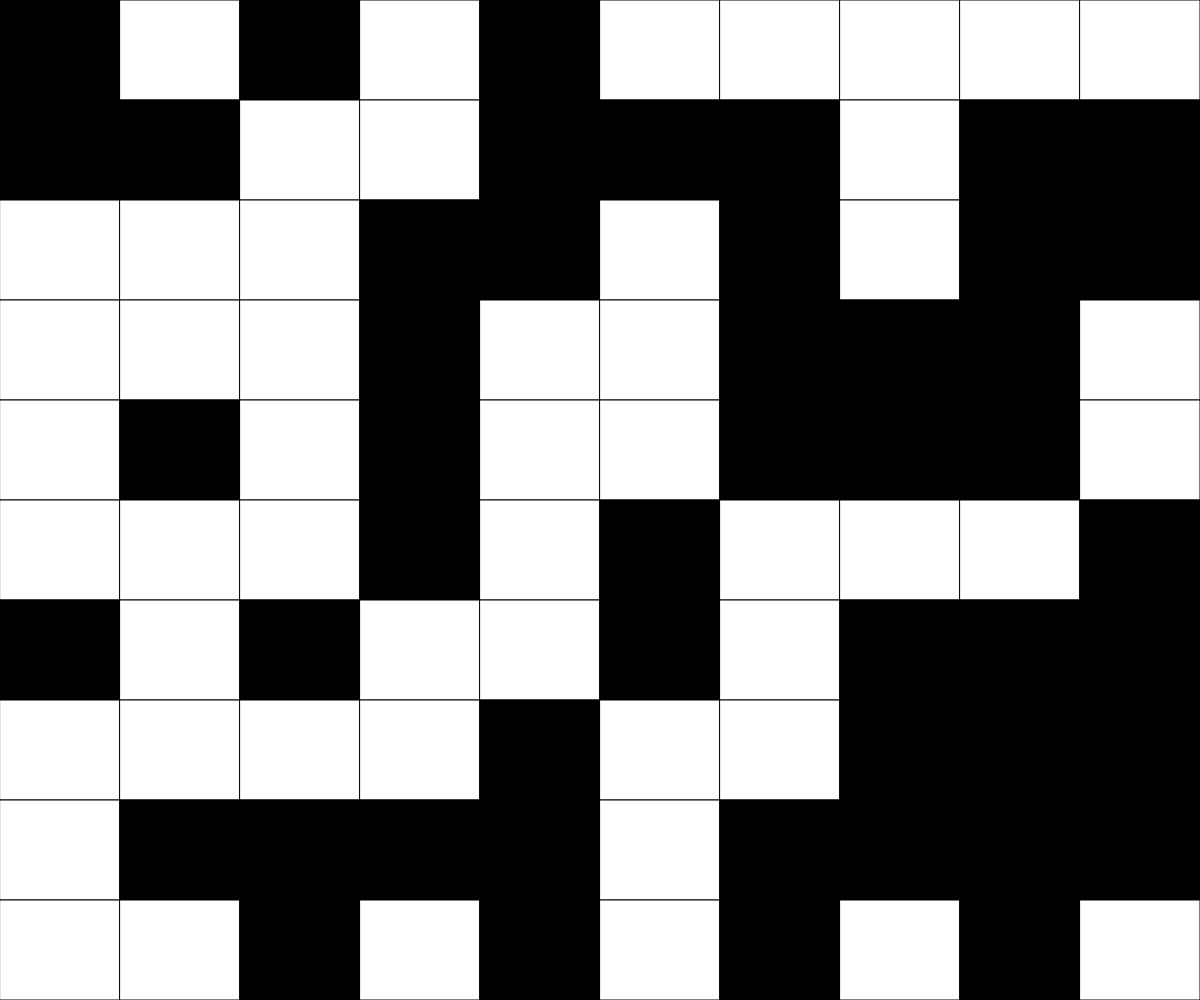
Frame 1 (no input)
Frame 60 (no input): identical to frame 1, image omitted
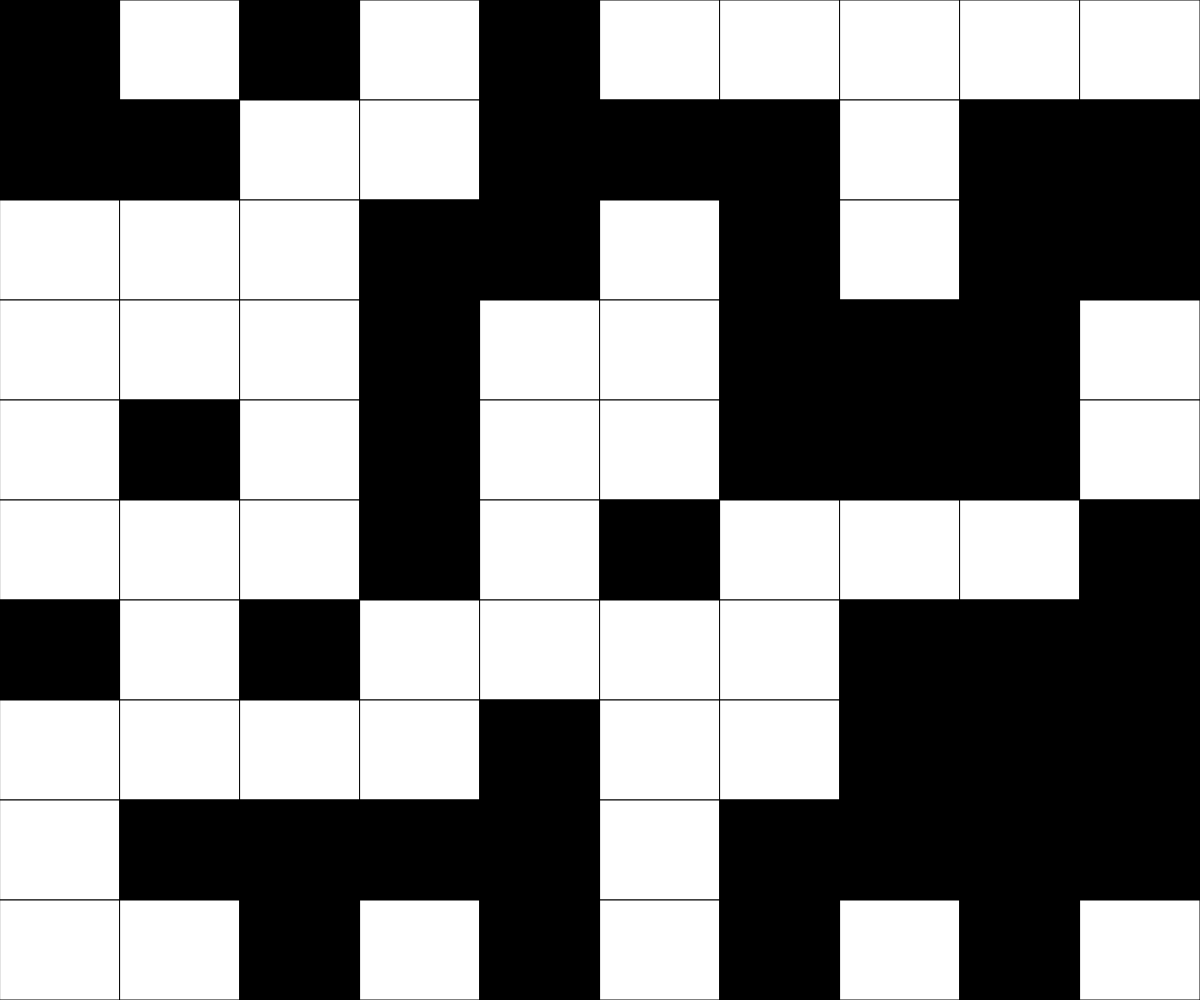
Frame 120 (the mouse pressed at the canvas centre since frame 60)

The p5.js sketch that drew these frames (run headless with seeded random() and noise() and a simulated clock; from frame 60 on, the mouse is pressed at the canvas centre):

// p5.js sketch
// ── sketch.js
// Project Title
// Your Name
// Date
//
// Extra for Experts:
// - describe what you did to take this project "above and beyond"

let rows = 10;
let cols = 10;
let grid;
let cellWidth;
let cellHeight;

function setup() {
  createCanvas(windowWidth, windowHeight);
  cellWidth = width/cols;
  cellHeight = height/rows;
  grid = createRandom2dArray(cols, rows);
}

function mousePressed() {
  let xPos = Math.floor(mouseX/cellWidth);
  let yPos = Math.floor(mouseX/cellHeight);

  if (grid[yPos][xPos] === 0) {
    grid[yPos][xPos] = 1;
  }
  else if (grid[yPos][xPos] === 1) {
    grid[yPos][xPos] = 0;
  }
}

function draw() {
  background(220);
  displayGrid(grid);
}

function displayGrid(grid) {
  for (let y=0; y<rows; y++) {
    for (let x=0; x<cols; x++) {
      if (grid[y][x] === 0) {
        fill("white");
      }
      else if (grid[y][x] === 1) {
        fill("black");
      }
      rect(x*cellWidth, y*cellHeight, cellWidth, cellHeight);
    }
  }
}

function create2dArray(cols, rows) {
  let newArray = [];
  for (let y=0; y<rows; y++) {
    newArray.push([]);
    for (let x=0; x<cols; x++) {
      newArray[y].push(0);
    }
  }
  return newArray;
}

function createRandom2dArray(cols, rows) {
  let newArray = [];
  for (let y=0; y<rows; y++) {
    newArray.push([]);
    for (let x=0; x<cols; x++) {
      if (random(100) < 50) {
        newArray[y].push(0);
      }
      else {
        newArray[y].push(1);
      }
    }
  }
  return newArray;
}
